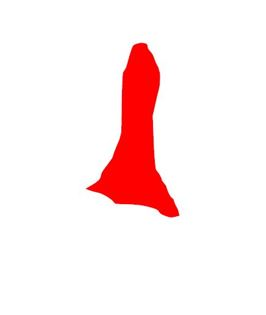
%> input picture matlab/SaltGeometry2D.JPG, 266 x 315 px
$ octave StokesInclusionMD2D.m   (GNU Octave 9; MATLAB toolbox functions it lacks are replaced by stand-ins)
%> lines starting %> are read from the running program, lines starting %| are printed output that depends on the picture; in (x1, y1, x2, y2) boxes, pixels count from 0 and x2, y2 are one past the last pixel; in counts of white or black regions, pixels touching at a corner belong together; the program's own positions count from 1
### matlab/XZ_mean.m
function A = XZ_mean(B)
    A = 0.25 * ( B(1:end-1,1:end-1) + B(2:end,1:end-1) + B(1:end-1,2:end) + B(2:end,2:end) );
end

### matlab/smooth.m
function A2 = smooth(A, factor)
    [m, n] = size(A);
    A2 = zeros(m, n);

    for i = 2:m-1
        for j = 2:n-1
            A2(i, j) = A(i, j) + 1.0/4.1/factor * (A(i-1, j) - 2 * A(i, j) + A(i+1, j) + A(i, j-1) - 2 * A(i, j) + A(i, j+1));
        end
    end

    % Copy boundary values
    A2(1, :) = A(1, :);
    A2(end, :) = A(end, :);
    A2(:, 1) = A(:, 1);
    A2(:, end) = A(:, end);
end

### matlab/compute_maxloc.m
function result = compute_maxloc(matrix)
    [rows, cols] = size(matrix);
    result = matrix;
    for r = 1:rows
        for c = 1:cols
            neighbors = [
                matrix(max(r-1, 1), c), ...
                matrix(min(r+1, rows), c), ...
                matrix(r, max(c-1, 1)), ...
                matrix(r, min(c+1, cols)) ...
                matrix(r,c)
            ];
            result(r, c) = max(neighbors);
        end
    end
end

### matlab/StokesInclusionMD2D.m
% Read the Boundary of the Stress Distribution.
% Salt Inclusion. Smear out the coefficients of Stokes euqation.

clc, clear;
tic;

% Physics
A_Salt      = 1e17;                     % Salt viscosity [Pa-s]
A_Shale     = 1e15;                     % Shale viscosity [Pa-s]
g           = 9.81;                     % Gravity [m/s2]
p_grad_h    = 0.75*22620.6;             % Minimum horizontal stress gradient [Pa/m]
p_grad_v    = 0.85*22620.6;             % Vertical stress gradient [Pa/m]
rho_Shale   = p_grad_v/g;               % Bulk Shale density [kg/m3]
rho_Salt    = 2200;                     % Salt density [kg/m3]
rho_Water   = 1020;                     % Water density [kg/m3]
D_sf        = 800;                      % Seafloor depth [m]
% Input dimensions
Lz          = 10000;                    % Domain's Z-length
aspect      = 3;                        % Aspect ratio
% Scales
rho_sc      = rho_Shale;                % Density scale
eta_sc      = A_Shale;                  % Rock viscosity scale
L_sc        = power( (eta_sc^2)/g/(rho_sc^2) , 1/3); % Length scale
PI2         = g*(L_sc^3)*(rho_sc^2)/(eta_sc^2); % Make PI2 = 1 to stabilize
Lz          = Lz/L_sc;                  % Non-dimensionalized Z-length
v_sc        = rho_sc*g*(L_sc^2)/eta_sc; % Velocity scale
p_sc        = (eta_sc^2)/(rho_sc*L_sc^2); % Pressure scale
p_water     = rho_Water*g*D_sf/p_sc;    % Seawater pressure at the top boundary
p_NMHP      = p_grad_h*Lz*L_sc/p_sc;    % Nondimensionalized minimum horizontal pressure
p_NVP       = p_grad_v*Lz*L_sc/p_sc;    % Nondimensionalized vertical pressure

% Numerics
nx          = 50;                       % Number of blocks in X-direction
nz          = 50;                       % Number of blocks in Z-direction
epsi        = 1e-8;                     % Tolerance
niter       = 5e7;                      % Maximum iterations
nout_iter   = 1000;                     % Output iterations
CFL         = 0.9/sqrt(2);              % Courant-Friedrichs-Lewy
Re          = 3/2*sqrt(10)*pi;          % Reynolds number
r           = 1.0;                      % Bulk to shear modulus ratio
err         = 2*epsi;                   % Initialize errors
err_evo1    = [];
err_evo2    = [];
iter        = 0;                        % Initialize iteration
% Pre-processing
Lx          = aspect * Lz;              % X-length
dx          = Lx/(nx-1);                % Block X-size
dz          = Lz/(nz-1);                % Block Z-size
xn          = -dx/2:dx:Lx+dx/2;         % Grid X-location
zn          = -dz/2:dz:Lz+dz/2;         % Grid Z-location
xc          = 0:dx:Lx;                  % Block center X-location
zc          = 0:dz:Lz;                  % Block center Z-location
[xc2,  zc2] = ndgrid(xc,zc);            % Block center X-Z mesh
max_lxz     = max(Lx, Lz);              % Maximum block length
Vpdt        = min(dx, dz) * CFL;        % P-wave velocity * pseudo time step
Vx          = zeros(nx+1,nz+1);         % Initialize Velocity-X
Vz          = zeros(nx+1,nz+1);         % Initialize Velocity-Z
P           = zeros(nx,nz);             % Initialize Total Pressure
txx         = ones(nx,nz);              % Initialize Deviatoric Stress XX
tzz         = ones(nx,nz);              % Initialize Deviatoric Stress ZZ
txz         = zeros(nx, nz);            % Initialize Deviatoric Stress XZ
DL          = linspace(1,0,nz+1);       % Initialize Dimensionless Length, DL = grid depth / domain depth
% MD Parameters
A1          = 1.929e22;                 % [s-1]
Q1          = 25*4184;                  % [J/mol]
n1          = 5.5;                      % [No unit]
B1          = 1.4e-6;                   % [s-1]
A2          = 2.25e12;                  % [s-1]
Q2          = 10*4184;                  % [J/mol]
n2          = 5.0;                      % [No unit]
B2          = 6.978e-3;  	            % [s-1]
sigma0      = 20.57e6;                  % [Pa]
q           = 5.335e3;                  % Stress constant [No unit]
R           = 8.314;                    % [J/mol/K]
m           = 3;                        % [No unit]
K0          = 6.275e5;                  % [No unit]
c           = 9.198e-3;                 % [No unit]
alphaw      = -13.73;                   % [No unit]
bettaw      = -7.738;                   % [No unit]
delta       = 0.58;                     % [No unit]
G           = 12.4e9;                   % [Pa]
T           = 300;                      % [K]

% Salt location and density
SaltFraction= zeros(nx,nz);             % Initialize Salts Fraction
img         = imread('SaltGeometry2D.JPG'); % Load the salt geometry
%> img is the input picture: size 315x266x3 uint8; mean R, G, B 254.2, 234.3, 234.3
bw          = imrotate(imbinarize(rgb2gray(img)),-90); % Create a binary image
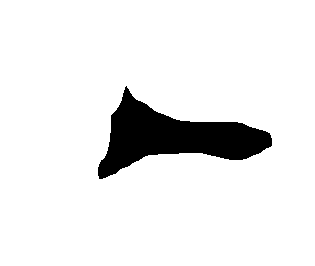
%> bw: size 266x315 logical; 91.9% white; 1 black region, box (x1, y1, x2, y2) and area: (98, 86, 272, 179) 6811
bw          = cast(bw, class(SaltFraction));  % Convert binary to double
SaltFraction= imresize(1-bw, [nx, nz], 'nearest'); % Resize the image to [nx, nz]
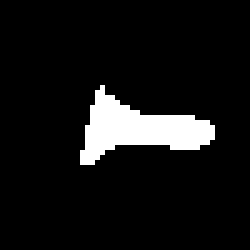
%> SaltFraction: size 50x50 double (shown 5 times larger); values 0 (black) and 1 (white), 8.1% white; 1 white region, box (x1, y1, x2, y2) and area: (16, 17, 43, 33) 202
etan        = ones(nx, nz);                   % Initialize shale viscosity
etan(SaltFraction==1.0) = A_Salt/A_Shale;     % Initialize salts viscosity
rho_Rock    = rho_Shale * ones(nx,nz);  % Initialize shale density
rho_Rock(SaltFraction==1.0) = rho_Salt; % Initialize salts density
rho_Rockz   = XZ_mean(rho_Rock);
%> in XZ_mean, `A = 0.25 * ( B(1:end-1,1:end-1) + B(2:end,1:end-1) + B(1:end-1,2:end) ..`:
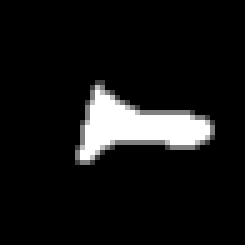
%> A: size 49x49 double (shown 5 times larger); min 1960, max 2200, mean 1980.2; drawn with min black and max white

% Smear out the coefficients of Stokes equation
for ism     = 1:10
    etan    = smooth(etan, 1.0);        % Smoothed rock viscosity
end
%> this loop made 10 passes
%> pass 1, `etan    = smooth(etan, 1.0);`:
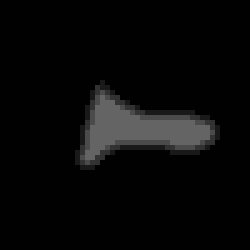
%> etan: size 50x50 double (shown 5 times larger); min 1, max 100, mean 9
%> after the loop:
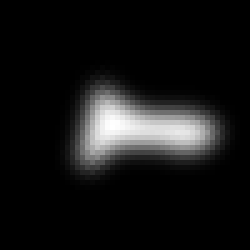
%> etan: size 50x50 double (shown 5 times larger); min 1, max 95.2, mean 9; drawn with min black and max white

% Calulate the maximum rock viscosity among neighbors
etanmax         = compute_maxloc(etan);
%> after the loop in compute_maxloc, `for r = 1:rows`:
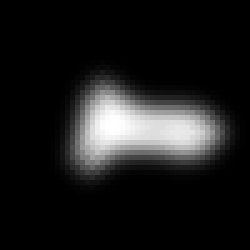
%> result: size 50x50 double (shown 5 times larger); min 1, max 95.2, mean 11.2; drawn with min black and max white
etanmax(1, :)   = etanmax(2, :);
etanmax(end, :) = etanmax(end - 1, :);
etanmax(:, 1)   = etanmax(:, 2);
etanmax(:, end) = etanmax(:, end - 1);
%> etanmax: size 50x50 double; 0.52% of pixels changed, all inside (x1, y1, x2, y2) = (49, 20, 50, 33)

% Pre-processing of numerics
dt_Rho      = zeros(nx, nz);            % Pseudo time step / rho
dt_Rho      = Vpdt*max_lxz/Re./etanmax;
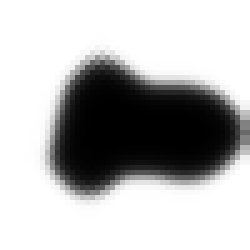
%> dt_Rho: size 50x50 double (shown 5 times larger); min 3.09e-12, max 2.94e-10, mean 2.12e-10; drawn with min black and max white
Gdt         = zeros(nx, nz);            % G * pseudo time step
Gdt         = (Vpdt^2)./dt_Rho/(r+2);

% Pseudo Transient Iterations
while err > epsi && iter <= niter
    % Update Pressure
%> (the run ends here)

$ run again, with matlab/Interface.JPG copied over matlab/SaltGeometry2D.JPG
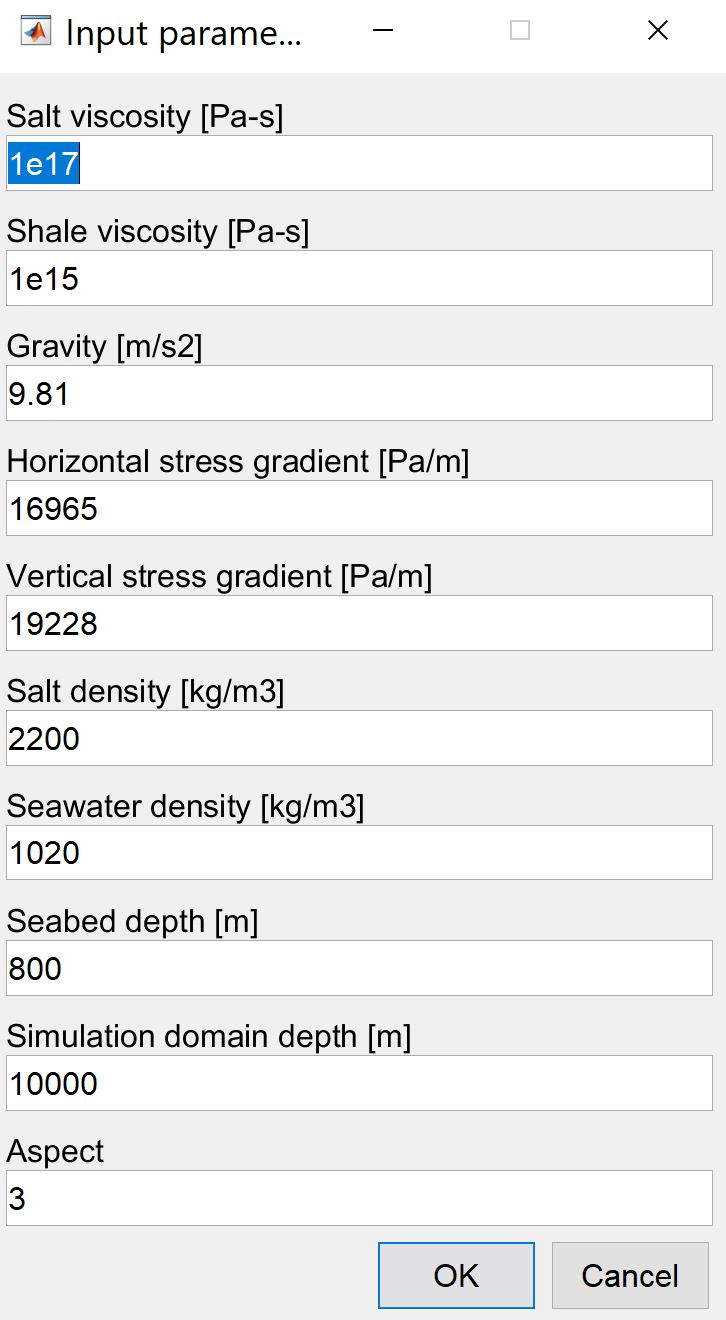
%> input picture matlab/Interface.JPG, 726 x 1320 px
%> img is the input picture: size 1320x726x3 uint8; mean R, G, B 237.1, 237.5, 237.8
%> `bw          = imrotate(imbinarize(rgb2gray(img)),-90);`:
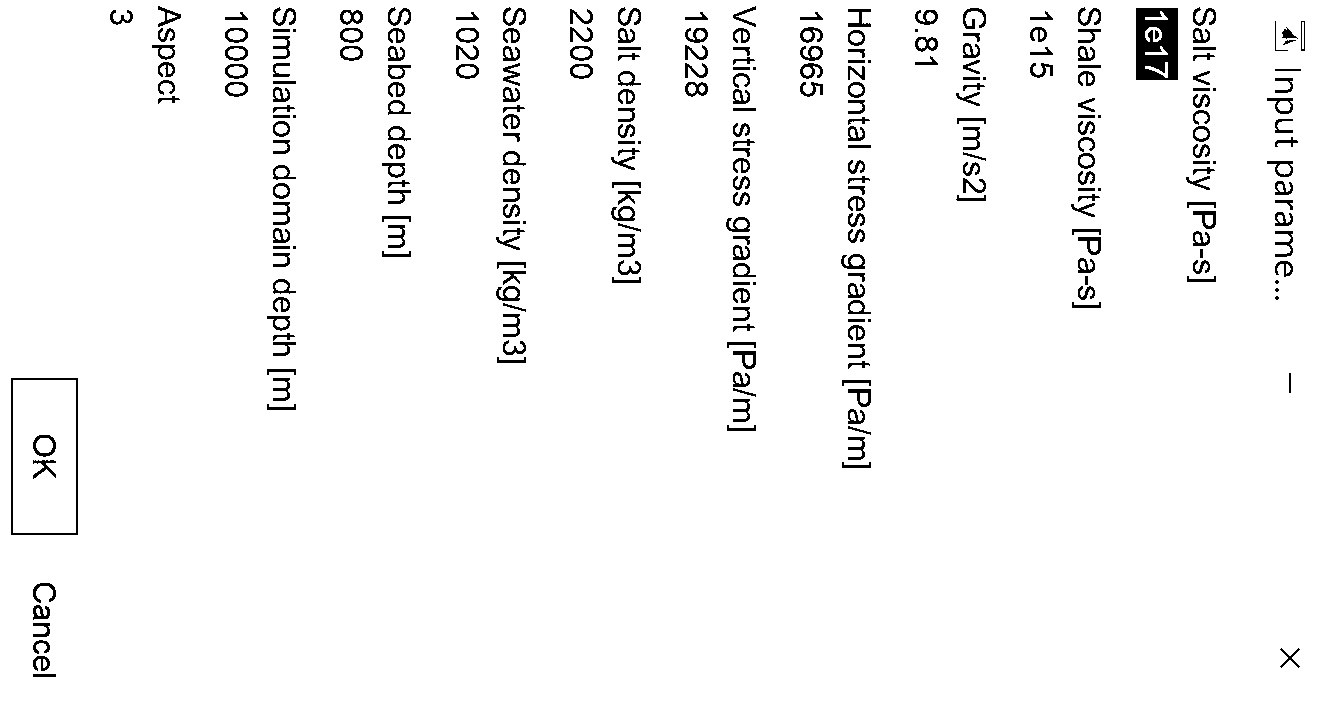
%> bw: size 726x1320 logical; 96.5% white; 274 black regions (18 under 20 px), largest, box (x1, y1, x2, y2) and area: (1136, 8, 1178, 80) 2559, (11, 378, 78, 535) 880, (963, 8, 986, 29) 198
%> SaltFraction: size 50x50 double; values 0 (black) and 1 (white), 3.7% white in thin lines or dots
%> rho_Rock: size 50x50 double; values 1960 (black) and 2200 (white), 3.7% white in thin lines or dots
%> `Gdt         = (Vpdt^2)./dt_Rho/(r+2);`:
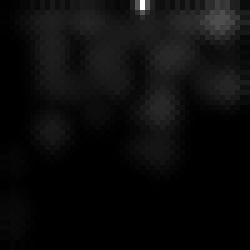
%> Gdt: size 50x50 double (shown 5 times larger); min 0.0215, max 2.15, mean 0.119; drawn with min black and max white
